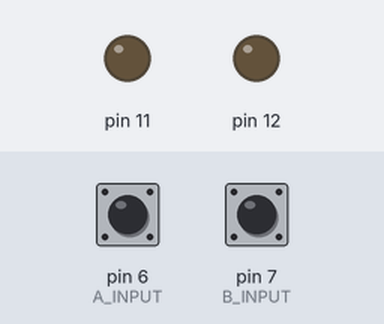
Simulated run of this sketch. Board: Arduino Uno, built with avr-gcc and run on an emulated ATmega328P. Parts: output pins drawn as LEDs (lit = HIGH). The inputs (shaded band) are chosen by the test bench; at power-on: pin 6 (A_INPUT) HIGH, pin 7 (B_INPUT) HIGH.

Above: at 1.2 s.
1.3 s: pin 6 (A_INPUT) pulled LOW for 0.15 s
At 1.45 s:
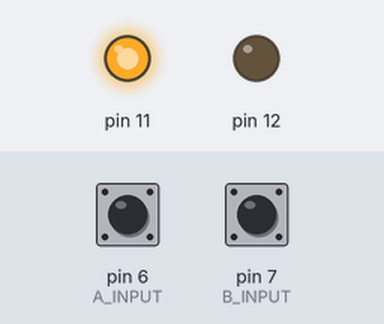
3.1 s: pin 7 (B_INPUT) pulled LOW for 0.15 s
At 3.25 s:
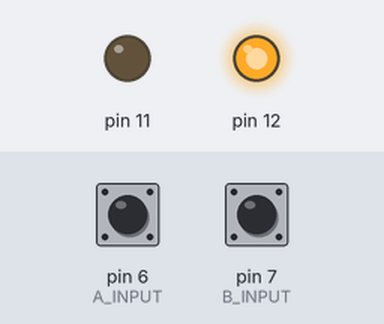
Timing chart, 0 to 6.1 s (numbered marks = the images above; inputs shaded):
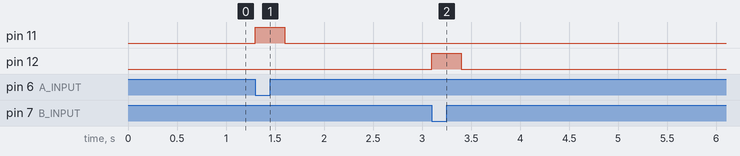

Measured:
- after the input at 1.3 s, pin 11: LOW → HIGH at once, → LOW 0.30 s later
- after the input at 3.1 s, pin 12: LOW → HIGH at once, → LOW 0.30 s later

The sketch:

Arduino.ino
```cpp
#include "config.h"
#include "DigitalWriteFast.h"

bool aButtonState;
bool bButtonState;

void setup() {
  pinMode(A_INPUT, INPUT_PULLUP);
  pinMode(B_INPUT, INPUT_PULLUP);

  pinModeFast(A_OUTPUT, OUTPUT);
  pinModeFast(B_OUTPUT, OUTPUT);

  Serial.begin(115200);
}

void loop() {
  if (Serial.available() > 1) {
    // Protocol: 1st byte: a or b, for one of the outputs.
    //           2nd byte: how long to hold the button (in 10 ms increments, e.g. 3 = 30ms)
    char c = Serial.read();
    unsigned int delay = Serial.read() * 10;
    switch (c) {
      case 'a': // Fall through on purpose
      case 'A':
        engage(A_OUTPUT, delay);
        break;
      case 'b': // Fall through on purpose
      case 'B':
        engage(B_OUTPUT, delay);
        break;
      default:
        // Do nothing, just ignore
        break;
    }
      Serial.write(c);
  }

  bool button;
  // Checking A button
  button = digitalRead(A_INPUT);
  if (button != aButtonState) {
    // Since we have pullup, LOW means button is pressed
    if (button == LOW) {
      engage(A_OUTPUT, LONG_ENGAGE_MS);
    }
    aButtonState = button;
  }
  button = digitalRead(B_INPUT);
  if (button != bButtonState) {
    // Since we have pullup, LOW means button is pressed
    if (button == LOW) {
      engage(B_OUTPUT, LONG_ENGAGE_MS);
    }
    bButtonState = button;
  }
}

void engage(int pin, unsigned int length) {
  digitalWriteFast(pin, HIGH);
  delay(length);
  digitalWriteFast(pin, LOW);
}
```

config.h
```cpp
#ifndef PINBOT_CONFIG
#define PINBOT_CONFIG

#define A_INPUT 6
#define A_OUTPUT 11

#define B_INPUT 7
#define B_OUTPUT 12

#define LONG_ENGAGE_MS 300
#define SHORT_ENGAGE_MS 100

#endif
```
